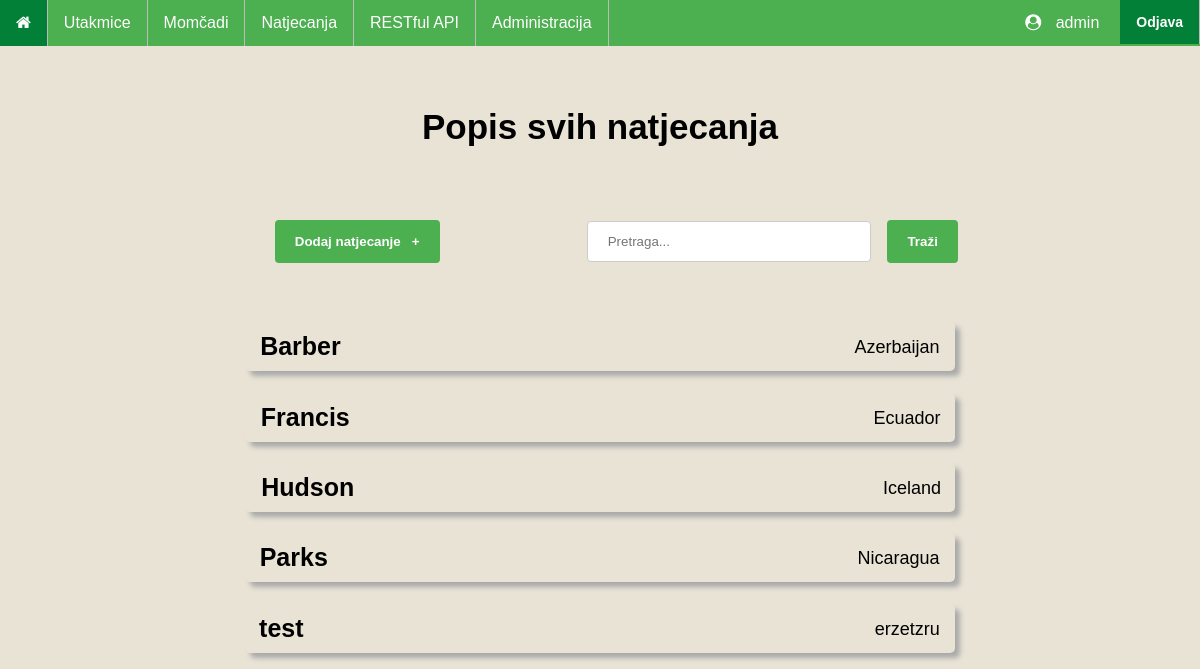
The app's page /competitions/ (signed in), older data.
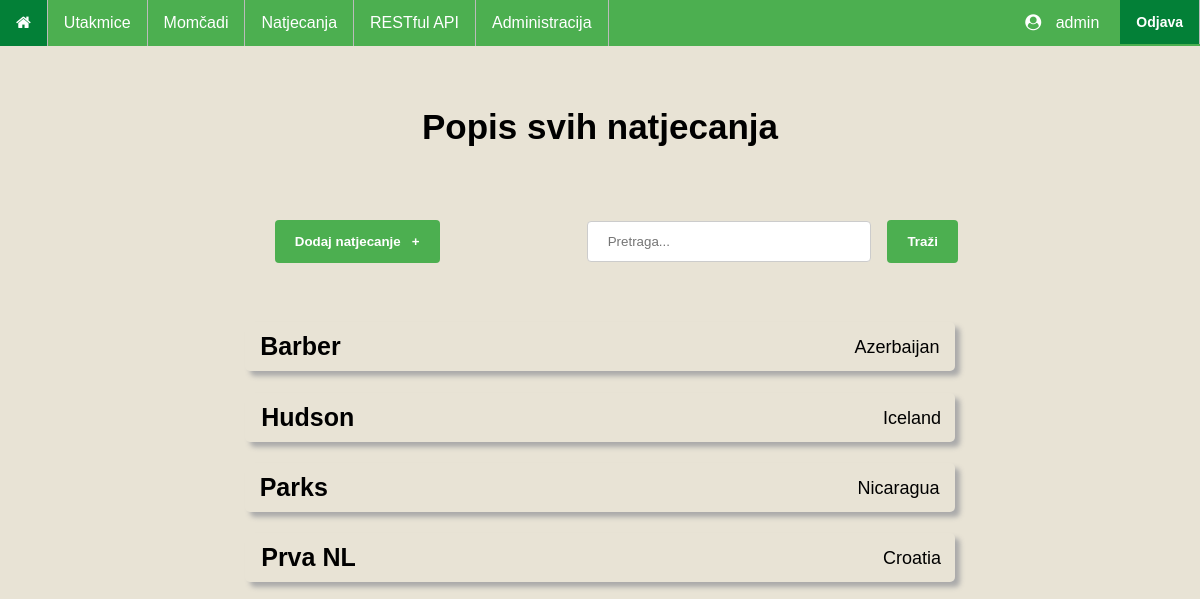
The same page, newer data.
### main/models.py (models this page shows, shortened)
class Competition(models.Model):
    competition_name = models.CharField(max_length=50)
    competition_country = models.CharField(max_length=30)
    competition_teams = models.ManyToManyField(Team)

### main/views.py (the view)
# urls.py: path('competitions/', AllCompetitions.as_view(), name='allCompetitions'),
class AllCompetitions(LoginRequiredMixin, ListView):
    template_name = 'main/competitions.html'
    def get_queryset(self):
        queryset = Competition.objects.order_by('competition_name')
        search_query = self.request.GET.get('search', '')
        if search_query:  # user submitted search form
            queryset = queryset.filter(
                competition_name__icontains = search_query
            )
        return queryset
    def get_context_data(self, **kwargs):
        context = super().get_context_data(**kwargs)
        context['search_query'] = self.request.GET.get('search', '')
        return context

### templates/main/competitions.html (shortened to what this page needs)
{% extends "base_generic.html" %}
{% block content %}
    <h1>Popis svih natjecanja</h1>
    <div class="grid-container">
        {% if request.user.is_superuser %}
            <form action="{% url 'createCompetition' %}">
                <input type="submit" value="Dodaj natjecanje   &#43;" class="addButton"/>
            </form>
        {% endif %}
        <span></span>
        <form class="searchOption" method="get" action="{% url 'allCompetitions' %}">
            <input
                type="text"
                name="search"
                placeholder="Pretraga..."
                value="{{ search_query }}"
            >
            <button type="submit">Traži</button>
        </form>
    </div>
    {% if object_list %}
        {% for competition in object_list %}
        <a href="{% url 'competitionDetails' competition.id %}" class="match_link">
            <div class="match competition">
                <span class="competitionName">{{ competition.competition_name }}</span>
                <span></span>
                <span class="competitionCountry">{{ competition.competition_country }}</span>
            </div>
        </a>
        {% endfor %}
    {% else %}
        <p class="description" style="text-align: center;">Nema natjecanja</p>
    {% endif %}
{% endblock %}

Row changes from the older to the newer data that the page shows:
removed Competition: competition_name "Francis", competition_country "Ecuador"
removed Competition: competition_name "test", competition_country "erzetzru"
added Competition: competition_name "Prva NL", competition_country "Croatia"
